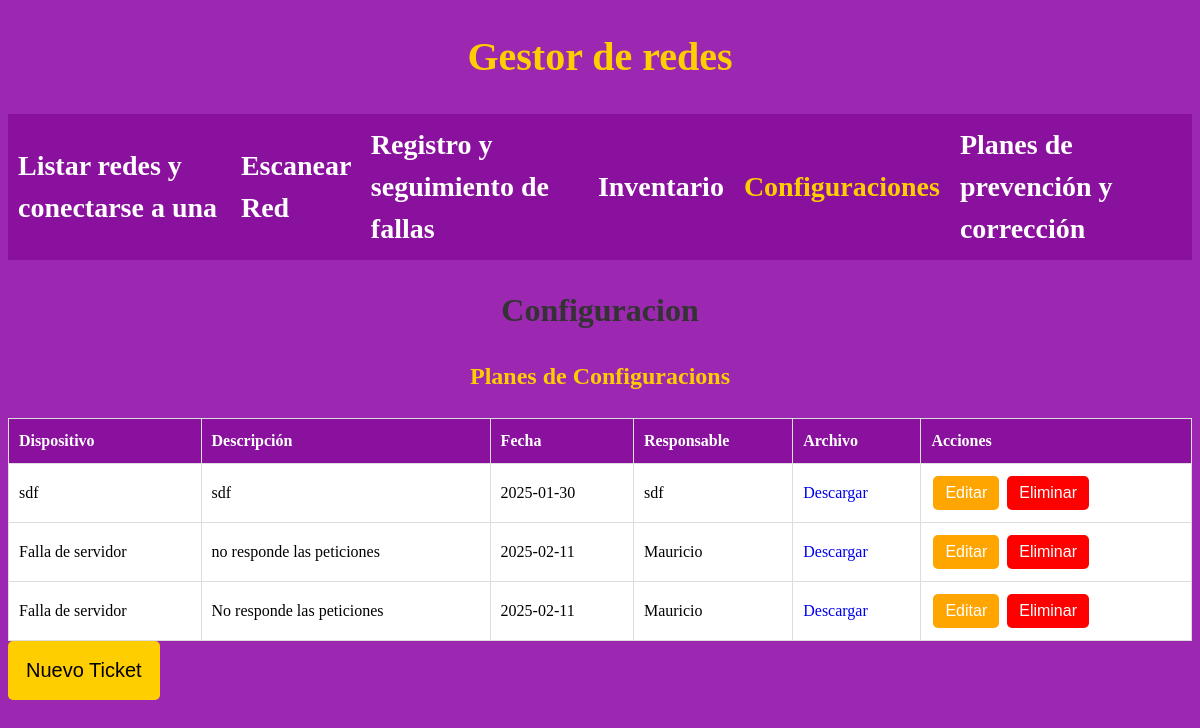
/configuracion, run on the app's committed database.
### src/models/configuraciones.py (models this page shows)
class Configuraciones(db.Model):
    id = db.Column(db.Integer, primary_key=True)  # Identificador único de la configuración
    dispositivo = db.Column(db.String(100), nullable=False)  # Nombre del dispositivo asociado
    descripcion = db.Column(db.Text, nullable=False)  # Descripción detallada de la configuración
    fecha = db.Column(db.Date, nullable=False)  # Fecha en que se registró la configuración
    responsable = db.Column(db.String(100), nullable=False)  # Persona responsable de la configuración
    archivo_nombre = db.Column(db.String(255))  # Nombre del archivo adjunto (opcional)
    archivo_contenido = db.Column(db.LargeBinary)  # Contenido del archivo en formato binario
    def to_dict(self):
        return {
            "id": self.id,
            "dispositivo": self.dispositivo,
            "descripcion": self.descripcion,
            "fecha": self.fecha.isoformat(),  # Convierte la fecha a string en formato ISO 8601
            "responsable": self.responsable,
            "archivo_nombre": self.archivo_nombre,  # Se devuelve solo el nombre del archivo, no su contenido
        }

### src/routes/configuraciones_controller.py (the view)
@configuracion_bp.route("/configuracion")
def ver_configuraciones():
    configuraciones = obtener_configuraciones()
    return render_template("Configuracion.html", configuraciones=configuraciones)

### src/services/configuraciones.py (called while the page is built)
def obtener_configuraciones():
    return [config.to_dict() for config in Configuraciones.query.all()]

### src/templates/Configuracion.html (shortened to what this page needs)
<!DOCTYPE html>
<html lang="es">
<head>
    <link rel="stylesheet" href="../static/css/style.css">
    <link rel="stylesheet" href="https://cdn.jsdelivr.net/npm/flatpickr/dist/flatpickr.min.css">
</head>
<body>
    <header>
        <a href="/">
            <h1>Gestor de redes</h1>
        </a>
    </header>
    <nav class="navegacion">
        <a href="/listaRedes" class="navegacion__enlace ">Listar redes y conectarse a una</a>
        <a href="/listaDispositivos" class="navegacion__enlace ">Escanear Red</a>
        <a href="/tickets" class="navegacion__enlace ">Registro y seguimiento de fallas</a>
        <a href="/inven" class="navegacion__enlace ">Inventario</a>
        <a href="/configuracion" class="navegacion__enlace navegacion__enlace--activo">Configuraciones</a>
        <a href="/planes" class="navegacion__enlace ">Planes de prevención y corrección</a>
    </nav>
    <main class="contenedor">
        <h2>Configuracion</h2>
        <h3>Planes de Configuracions</h3>
        <table id="configTable">
            <thead>
                <tr>
                    <th>Dispositivo</th>
                    <th>Descripción</th>
                    <th>Fecha</th>
                    <th>Responsable</th>
                    <th>Archivo</th>
                    <th>Acciones</th>
                </tr>
            </thead>
            <tbody>
                {% for configuracion in configuraciones %}
                <tr data-id="{{configuracion.id}}">
                    <td>{{configuracion.dispositivo}}</td>
                    <td>{{configuracion.descripcion}}</td>
                    <td>{{configuracion.fecha}}</td>
                    <td>{{configuracion.responsable}}</td>
                    <td>
                        {% if configuracion.archivo_nombre %}
                        <a href="/descargarArchivoConfiguracion/{{ configuracion.id }}" target="_blank">Descargar</a>
                        {% else %}
                        No disponible
                        {% endif %}
                    </td>
                    <td>
                        <button onclick="editarFila(this)" class="btn-accion edit-btn">Editar</button>
                        <button onclick="eliminarFila(this)" class="btn-accion delete-btn">Eliminar</button>
                    </td>
                </tr>
                {% endfor %}
            </tbody>
        </table>
        <button onclick="mostrarFormulario()" class="boton">Nuevo Ticket</button>
    </main>
</body>
</html>

### src/static/css/style.css (style rules this page uses)
:root { --primario: #9C27B0; --primarioOscuro: #89119D; --secundario: #FFCE00; --secundarioOscuro: rgb(233, 287, 2); --blanco: #FFF; --negro: #000; }
html { box-sizing: border-box; font-size: 62.5%; }
*, *:before, *:after { box-sizing: inherit; }
body { background-color: var(--primario); font-size: 1.6rem; line-height: 1.5; }
a { text-decoration: none; }
.contenedor { max-width: 120rem; margin: 0 auto; }
h1, h2, h3 { text-align: center; color: var(--secundario); }
h1 { font-size: 4rem; }
h2 { font-size: 3.2rem; }
h3 { font-size: 2.4rem; }
.boton { display: flex; font-size: 2rem; text-align: center; padding: 1.8rem; background-color: var(--secundario); border: none; border-radius: 5px; transition: background-color .3s ease; }
.navegacion { background-color: var(--primarioOscuro); display: flex; flex-direction: column; align-items: center; }
@media (min-width: 968px) { .navegacion { flex-direction: row; justify-content: space-around; } }
.navegacion__enlace { color: var(--blanco); font-size: 2.8rem; font-weight: 700; padding: 1rem; }
.navegacion__enlace--activo, .navegacion__enlace:hover { color: var(--secundario); }
.btn-accion { padding: 0.8rem 1.2rem; margin: 0.2rem; font-size: 1.6rem; border: none; border-radius: 5px; cursor: pointer; transition: background-color 0.3s ease; }
.edit-btn { background-color: orange; color: var(--blanco); }
.delete-btn { background-color: red; color: var(--blanco); }
#configTable { width: 100%; border-collapse: collapse; background: var(--blanco); margin-top: 2rem; }
#configTable th, #configTable td { border: 1px solid #ddd; padding: 1rem; text-align: left; font-size: 1.6rem; }
#configTable th { background-color: var(--primarioOscuro); color: var(--blanco); }
h2 { margin-bottom: 20px; color: #333; }

### data on the page
Configuraciones: dispositivo "sdf", descripcion "sdf", fecha "2025-01-30", responsable "sdf"
Configuraciones: dispositivo "Falla de servidor", descripcion "no responde las peticiones", fecha "2025-02-11", responsable "Mauricio"
Configuraciones: dispositivo "Falla de servidor", descripcion "No responde las peticiones", fecha "2025-02-11", responsable "Mauricio"
